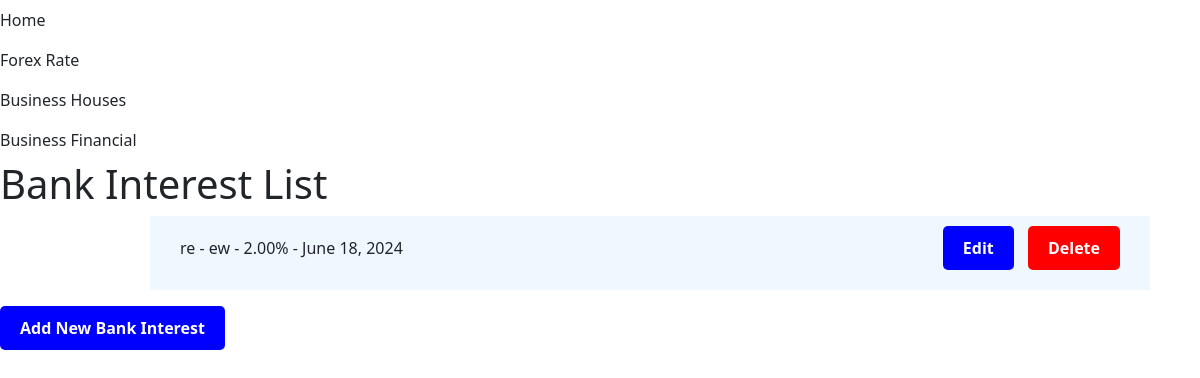
The page /bank_interest/ on the database its author committed.
### bank_interest/models.py (models this page shows, shortened)
class BankInterest(models.Model):
    bank_name = models.CharField(max_length=100)
    deposit_type = models.CharField(max_length=20)
    interest_rate = models.DecimalField(max_digits=5, decimal_places=2)
    from_date = models.DateField()

### bank_interest/views.py (the view)
# urls.py: path('bank_interest/', views.bank_interest_list, name='bank_interest_list'),
def bank_interest_list(request):
    bank_interests = BankInterest.objects.all()
    return render(request, 'bank_interest/bank_interest_list.html', {'bank_interests': bank_interests})

### templates/bank_interest/bank_interest_list.html (shortened to what this page needs)
{% extends '../base.html' %}
{% block content %}
    <h1>Bank Interest List</h1>
    <ul class="ul_list">
        {% for bank_interest in bank_interests %}
            <div class="form-row">
                <span>{{ bank_interest.bank_name }} - {{ bank_interest.deposit_type }} - {{ bank_interest.interest_rate }}% - {{ bank_interest.from_date }}</span>
                <div class="button-group">
                    <a href="{% url 'edit_bank_interest' bank_interest.id %}" class="edit-btn">Edit</a>
                    <a href="{% url 'delete_bank_interest' bank_interest.id %}" class="delete-btn">Delete</a>
                </div>
            </div>
        {% endfor %}
    </ul>
    <a href="{% url 'add_bank_interest' %}" class="edit-btn">Add New Bank Interest</a>
    <br><br><br><br><br>
{% endblock %}

### templates/bank_interest/bank_interest_list.html (style rules this page uses)
.ul_list { padding: 10px; max-width: 1000px; margin-left: 150px; background-color: aliceblue; }
.edit-btn { background-color: blue; color: white; padding: 10px 20px; text-decoration: none; border-radius: 5px; display: inline-block; font-weight: bold; margin-right: 10px; }
.delete-btn { background-color: red; color: white; padding: 10px 20px; text-decoration: none; border-radius: 5px; display: inline-block; font-weight: bold; }
.form-row { margin-bottom: 10px; display: flex; justify-content: space-between; align-items: center; margin-left: 20px; margin-right: 20px; }

### rows shown on the page
BankInterest: bank_name "re", deposit_type "ew", interest_rate "2.00", from_date "June 18, 2024"
